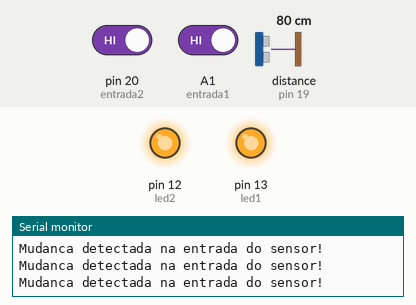
This sketch was run on a simulated Arduino Mega 2560, built with avr-gcc and run on an emulated ATmega2560. On the bench: output pins drawn as LEDs (lit = HIGH), the last lines printed to the serial monitor. Wiring (inferred from the names in the program): range finder with pulse-width output: data pin 19. Inputs (shaded band) come from the test bench; at power-on: pin 20 (entrada2) HIGH, A1 (entrada1) HIGH, distance to the obstacle (sensor on pin 19) 80 cm.

Above: at 1.2 s.
1.3 s: pin 20 (entrada2) driven LOW
At 1.8 s:
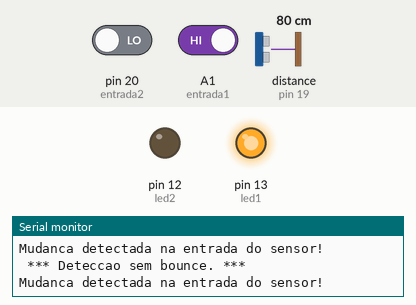
2.8 s: A1 (entrada1) driven LOW
At 3.8 s:
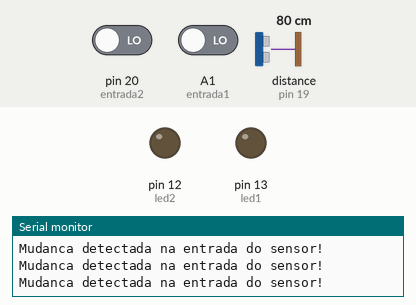
4.5 s: pin 20 (entrada2) driven HIGH
At 5.5 s:
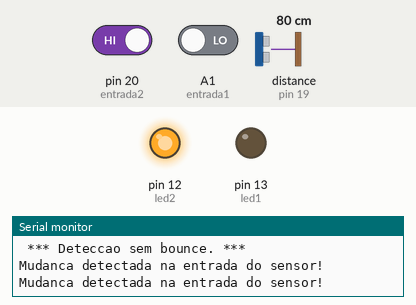
10.7 s: A1 (entrada1) driven HIGH
At 13.4 s:
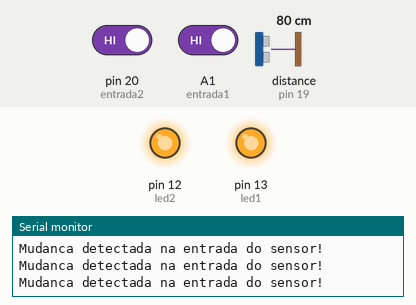
Timing chart, 0 to 14.9 s (numbered marks = the images above; inputs shaded):
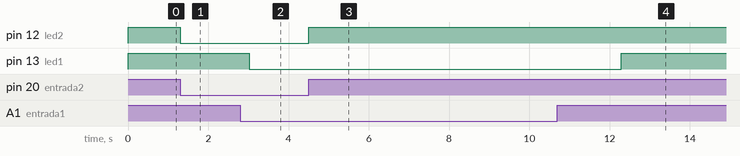

The sketch:

playground07b.ino
```cpp
// Neste playground 07 B, vamos trabalhar com o conceito de interrupção e com o sensor de som.
// Veja os códigos de exemplo e programe o que está sendo soliticado em LETRAS MAIÚSCULAS.


// Vamos inicializar os alguns pinos de entrada e saída, sem usar bibliotecas.
int led1 = 13;
int led2 = 12;
int sensorDeSom = 19;

int entrada1 = A1;
int entrada2 = 20;


unsigned long instanteAnteriorDoSom = 0;


void setup() {
  // Agora a gente configura na setup os pinos como entrada ou saída.
  pinMode(led1, OUTPUT);
  pinMode(led2, OUTPUT);
  pinMode(entrada1, INPUT);
  pinMode(entrada2, INPUT);


  // E nãoo esqueça de colocar HIGH nos LEDs, para eles começarem apagados
  digitalWrite(led1, HIGH);
  digitalWrite(led2, HIGH);


  // Agora vamos configurar uma interrupção para a entrada 2.
  // Assim que alguma mudança acontecer nessa porta, chamaremos uma determinada função nossa.
  int origem = digitalPinToInterrupt(entrada2);
  attachInterrupt(origem, mudouAlgoNaEntrada2, CHANGE);


  // E vamos configurar uma outra interrupção para o pino do sensor de som.
  // Neste caso, vou optar por só detectar a subida de tensão.
  int origem2 = digitalPinToInterrupt(sensorDeSom);
  attachInterrupt(origem2, detectouSom, RISING);


  // Só lembrando que, por padrão, só alguns pinos do Arduino Mega (2, 3, 18, 19, 20 e 21) estão configurados para interrupção.
  // Se quiser usar outros pinos no futuro, pesquise sobre o PCINT.


  // Por fim, não esqueça de inicializar a serial!
  Serial.begin(9600);
}


// Para testar o poder da interrupção, vamos dar um delay bem grande na loop.
// Isso travaria o programa, mas a interrupção vai pausar a execução principal para rodar a função.
// A gente fez um teste bem parecido no Playground 06C com a TimerInterrupt, lembra?
// Ela fazia uma interrupção similar, mas de acordo com o tempo. Aqui vai ser de acordo com uma entrada.

void loop() {
  // Bloqueio com um delay bem grande.
  Serial.println("Vou bloquear a loop por mais 3 segundos.");
  delay(3000);
  Serial.println("Fim do bloqueio na loop.");


  // Veja que o monitoramento da entrada 1 aqui seria bem prejudicado.
  // Você precisaria segurá-lo por um bom tempo para ver o resultado.
  if (digitalRead(entrada1) == LOW) {
    digitalWrite(led1, LOW);
  }
  else {
    digitalWrite(led1, HIGH);
  }
}


// A gente configurou esta função aqui para a interrupção na entrada 2.
// Ou seja, assim que houver uma mudança lá, a função será chamada imediatamente, ignorando o delay.
void mudouAlgoNaEntrada2() {
  if (digitalRead(entrada2) == LOW) {
    digitalWrite(led2, LOW);
  }
  else {
    digitalWrite(led2, HIGH);
  }
}


// O sensor de som também usa uma interrupção, pois o estalo dura muito pouco tempo.
// Só que, por causa do bounce, esta função pode ser chamada várias vezes a cada estalo.
// Por isso, a gente precisa usar a contagem de tempo que vimos no Playground 07 A.
// Obs: o tempo do debounce está maior que na teoria por uma limitação do simulador.
  // Aliás, a detecção de som aqui é representada por um clique no botão dentro do sensor.
void detectouSom () {
    Serial.println("Mudanca detectada na entrada do sensor!");

    unsigned long instanteAtual = millis();
    if (instanteAtual > instanteAnteriorDoSom + 200) {
        Serial.println(" *** Deteccao sem bounce. ***");
        instanteAnteriorDoSom = instanteAtual;
    }
}


// COMPILE, ABRA O SERIAL E REINICIE A SIMULAÇÃO.
// TESTE A DEMORA NO BOTÃO 1 (SEGURE POR UM TEMPO) E A RAPIDEZ NO BOTÃO 2.
// CLIQUE RAPIDAMENTE NO BOTÃO DO SENSOR DE SOM E VEJA O EFEITO DO DEBOUNCE NA SERIAL.
  // TALVEZ SEJA NECESSÁRIO MEXER NO TEMPO DENTRO DO IF, DEPENDENDO DO SEU CASO.
```

Measured:
- after the input at 1.3 s, pin 12 (led2): HIGH → LOW at once
- after the input at 2.8 s, pin 13 (led1): HIGH → LOW after 0.22 s
- after the input at 4.5 s, pin 12 (led2): LOW → HIGH at once
- after the input at 10.7 s, pin 13 (led1): LOW → HIGH after 1.6 s
